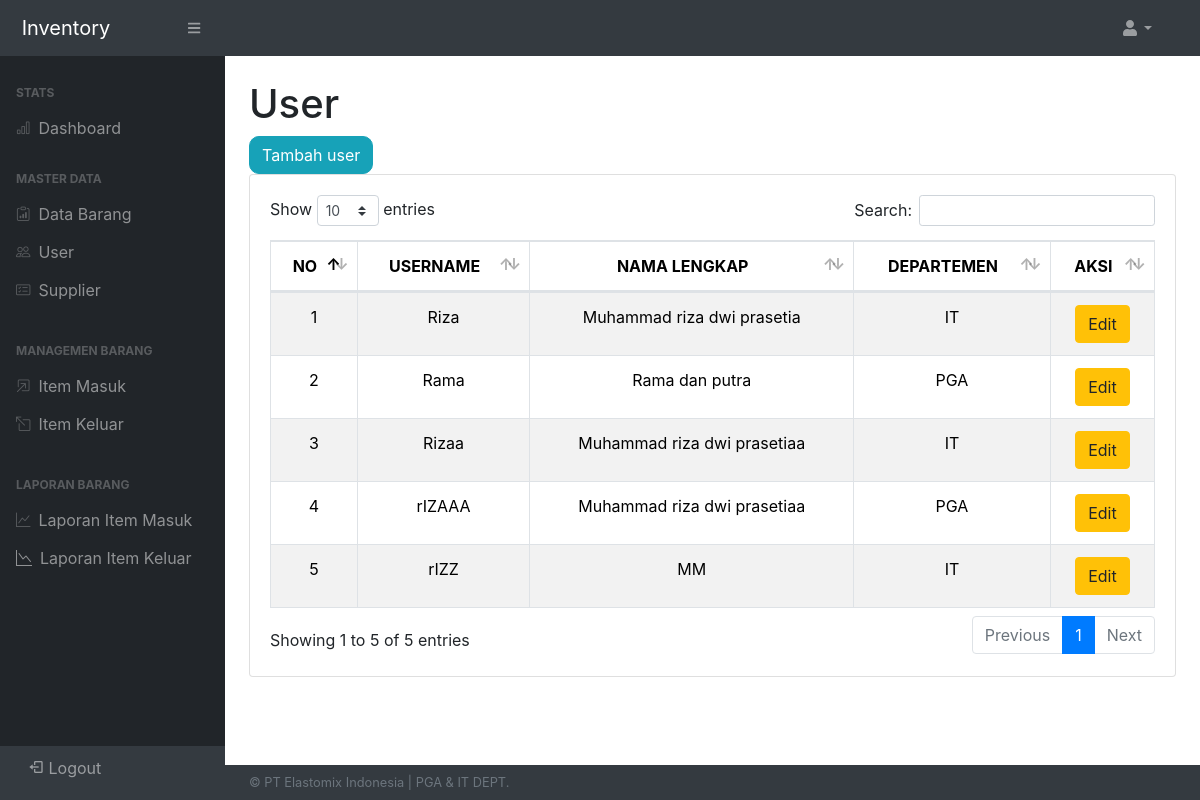
The page /admin/user.php (signed in) on the database its author committed.
### tables this page shows
CREATE TABLE `user` (
  `id` int NOT NULL,
  `username` varchar(50) NOT NULL,
  `nama_lengkap` varchar(255) NOT NULL,
  `departemen` varchar(255) NOT NULL,
  `password` varchar(255) NOT NULL,
  `role_id` int NOT NULL,
  `created_at` datetime NOT NULL DEFAULT CURRENT_TIMESTAMP,
  `updated_at` datetime DEFAULT NULL
);

### admin/user.php (the view, shortened to what this page needs)
<?php
include "layout/header.php";
?>
<main>
    <div class="container-fluid">
        <h1 class="mt-4">User</h1>
        <button type="button" style="border-radius: 10px;" class="btn btn-info" data-bs-toggle="modal" data-bs-target="#exampleModal">Tambah user</button>
        <div class="card mb-4">
            <div class="card-body">
                <div class="table-responsive">
                    <table class="table table-hover table-striped table-bordered " id="dataTable" width="100%" cellspacing="0">
                        <thead>
                            <tr class="text-center">
                                <th>NO</th>
                                <th>USERNAME</th>
                                <th>NAMA LENGKAP</th>
                                <th>DEPARTEMEN</th>
                                <th>AKSI</th>
                            </tr>
                        </thead>
                        <tbody>
                            <?php
                            $query = "SELECT * FROM user WHERE role_id != 1";
                            $result = mysqli_query($conn, $query);
                            $i = 1;
                            while ($data = mysqli_fetch_array($result)) {
                                $username = $data['username'];
                                $nama_lengkap = $data['nama_lengkap'];
                                $departemen = $data['departemen'];
                            ?>
                                <tr class="text-center">
                                    <td><?= $i++; ?></td>
                                    <td><?= $username; ?></td>
                                    <td><?= $nama_lengkap; ?></td>
                                    <td><?= $departemen ?></td>
                                    <td>
                                        <button
                                            class="btn btn-warning btn-edit"
                                            data-bs-toggle="modal"
                                            data-bs-target="#editModal"
                                            data-username="<?= $username; ?>"
                                            data-nama_lengkap="<?= $nama_lengkap; ?>"
                                            data-departemen="<?= $departemen; ?>"
                                            data-password="<?= $data['password']; ?>">
                                            Edit
                                        </button>
                                    </td>
                                </tr>
                            <?php
                            };
                            ?>
                        </tbody>
                    </table>
                </div>
            </div>
        </div>
    </div>
</main>
<?php include "../footer.php"; ?>

### rows shown on the page
user: username "Riza", nama_lengkap "Muhammad riza dwi prasetia", departemen "IT"
user: username "Rama", nama_lengkap "Rama dan putra", departemen "PGA"
user: username "Rizaa", nama_lengkap "Muhammad riza dwi prasetiaa", departemen "IT"
user: username "rIZAAA", nama_lengkap "Muhammad riza dwi prasetiaa", departemen "PGA"
user: username "rIZZ", nama_lengkap "MM", departemen "IT"
